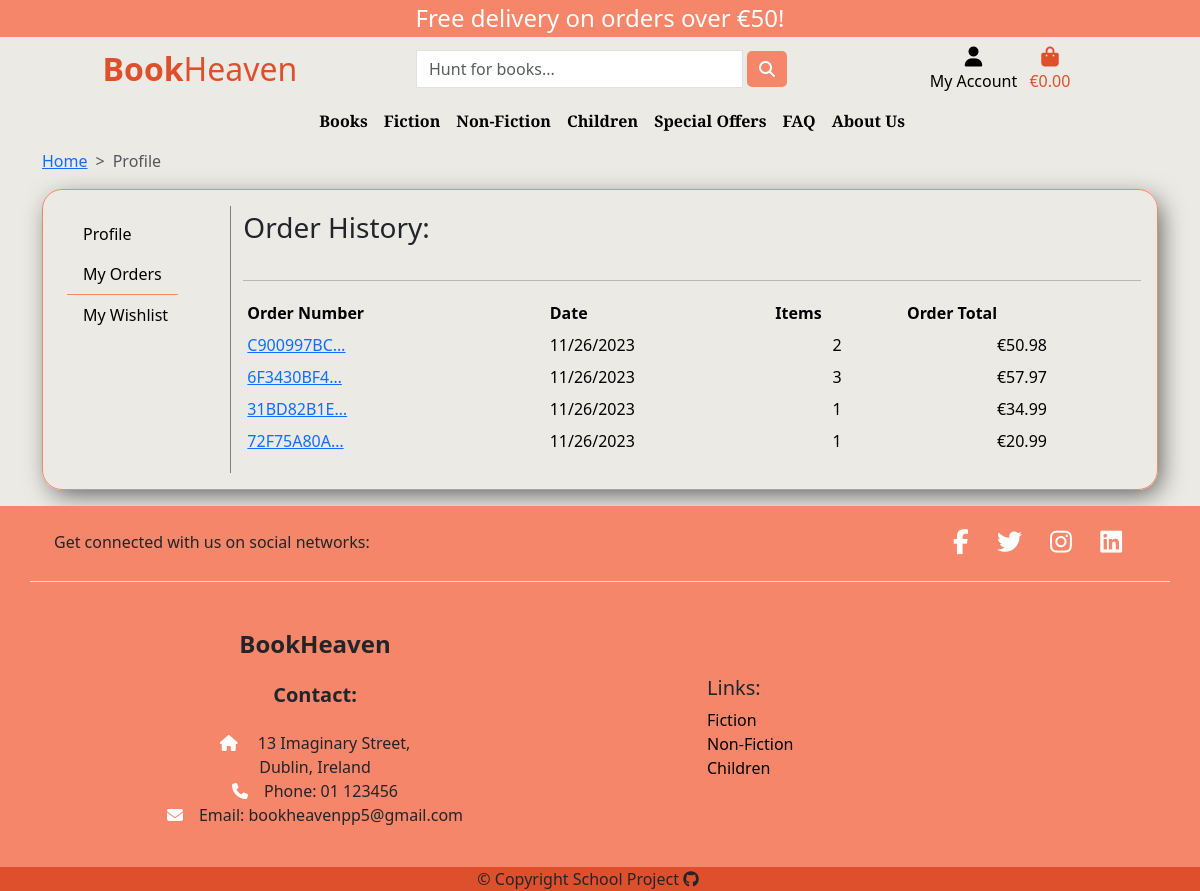
Before: /profiles/profile/bae50a5cec5548c7a8229ebbbe4f918a/orders/ (signed in) with the older database file.
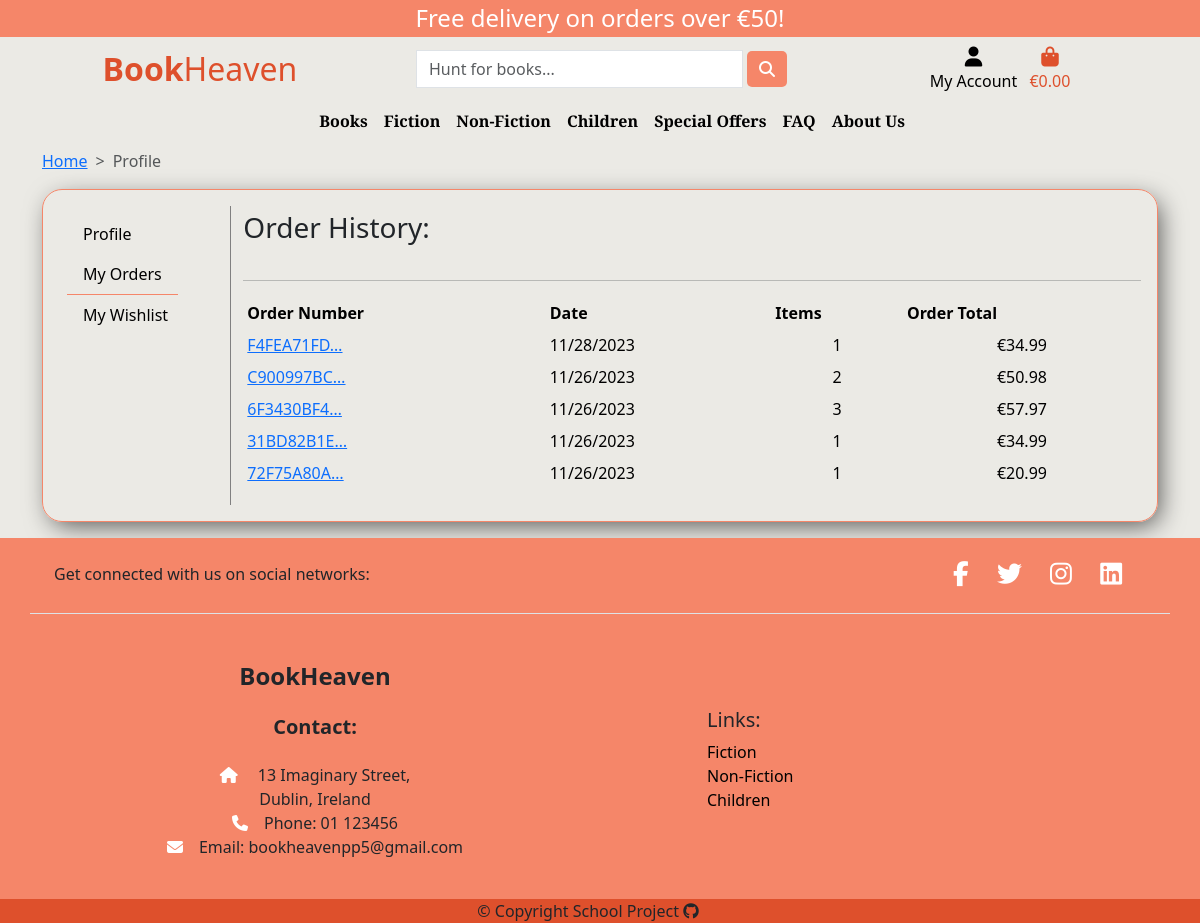
After: the same page with the newer database file.
### checkout/models.py (models this page shows, shortened)
class Order(models.Model):
    order_number = models.CharField(max_length=32, null=False, editable=False)
    user_profile = models.ForeignKey(
        UserProfile, on_delete=models.SET_NULL, null=True, blank=True, related_name='orders')
    full_name = models.CharField(max_length=50, null=False, blank=False)
    email = models.EmailField(max_length=254, null=False, blank=False)
    phone_number = models.CharField(max_length=20, null=False, blank=False)
    country = CountryField(max_length=40, null=False, blank=False)
    postcode = models.CharField(max_length=20, null=True, blank=True)
    town_or_city = models.CharField(max_length=40, null=False, blank=False)
    street_address1 = models.CharField(max_length=80, null=False, blank=False)
    street_address2 = models.CharField(max_length=80, null=True, blank=True)
    county = models.CharField(max_length=80, null=True, blank=True)
    date = models.DateTimeField(auto_now_add=True)
    delivery_cost = models.DecimalField(
        max_digits=6, decimal_places=2, null=False, default=0)
    discount = models.DecimalField(
        blank=True, null=True, max_digits=6, decimal_places=2)
    order_total = models.DecimalField(
        max_digits=10, decimal_places=2, null=False, default=0)
    grand_total = models.DecimalField(
        max_digits=10, decimal_places=2, null=False, default=0)
    original_cart = models.TextField(null=False, blank=False, default='')
    stripe_pid = models.CharField(
        max_length=254, null=False, blank=False, default='')

### profiles/views.py (the view)
# urls.py: path('profile/<str:pk>/orders/', views.my_orders, name='my-orders'),
@login_required
def my_orders(request, pk):
    profile = get_object_or_404(UserProfile, id=pk)
    orders = profile.orders.all().order_by('-date')
    context = {
        'orders': orders,
    }
    return render(request, 'profiles/my_orders.html', context)

### profiles/templates/profiles/my_orders.html (shortened to what this page needs)
{% extends 'base.html' %}
{% load widget_tweaks %}
{% block content %}
<section class="profile mb-3">
    <div class="container">
        <nav style="--bs-breadcrumb-divider: '>';" aria-label="breadcrumb">
            <ol class="breadcrumb">
                <li class="breadcrumb-item"><a href="{% url 'home' %}">Home</a></li>
                <li class="breadcrumb-item active" aria-current="page">Profile</li>
            </ol>
        </nav>
    </div>
    <div class="container">
        <div class="row">
            <div class="col-12">
                <div class="custom-border p-3">
                    <div class="row">
                        {% include 'profiles/partials/sidebar.html' %}
                        <div class="col-12 col-lg-10 mt-4 mt-lg-0 d-flex flex-column justify-content-center">
                            <p class="text-start fs-3 fw-4">Order History:</p>
                            <hr>
                            {% if orders %}
                            <div class="order-history table-responsive">
                                <table class="table table-sm table-borderless">
                                    <thead>
                                        <tr>
                                            <th>Order Number</th>
                                            <th>Date</th>
                                            <th>Items</th>
                                            <th>Order Total</th>
                                        </tr>
                                    </thead>
                                    <tbody>
                                        {% for order in orders %}
                                        <tr>
                                            <td>
                                                <a href="{% url 'order-history' order.id %}" title="{{ order.order_number }}">
                                                    {{ order.order_number|truncatechars:10 }}
                                                </a>
                                            </td>
                                            <td>{{ order.date|date:"SHORT_DATE_FORMAT" }}</td>
                                            <td class="text-center">
                                                {{ order.lineitems.count }}
                                            </td>
                                            <td class="text-center">€{{ order.grand_total }}</td>
                                        </tr>
                                        {% endfor %}
                                    </tbody>
                                </table>
                            </div>
                            {% else %}
                            <div class="d-grid gap-2">
                                <p class="text-center">You have no new orders</p>
                                <a href="{% url 'all-products' %}" class="btn btn-orange d-block mx-auto">Browse Books</a>
                            </div>
                            {% endif %}
                        </div>
                    </div>
                </div>
            </div>
        </div>
    </div>
</section>
{% endblock content %}

Changed rows visible on the page:
added Order: order_number "F4FEA71FD…", date "11/28/2023", lineitems.count "1", grand_total "34.99"
